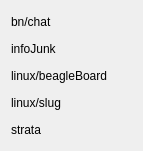
<?xml version="1.0" encoding="UTF-8"?>
<ui version="4.0">
 <class>MailFilterStatus</class>
 <widget class="QWidget" name="MailFilterStatus">
  <property name="geometry">
   <rect>
    <x>0</x>
    <y>0</y>
    <width>139</width>
    <height>147</height>
   </rect>
  </property>
  <property name="windowTitle">
   <string>MailFilterStatus</string>
  </property>
  <layout class="QVBoxLayout" name="verticalLayout">
   <item>
    <widget class="QLabel" name="bnChat">
     <property name="minimumSize">
      <size>
       <width>121</width>
       <height>21</height>
      </size>
     </property>
     <property name="maximumSize">
      <size>
       <width>121</width>
       <height>21</height>
      </size>
     </property>
     <property name="text">
      <string>bn/chat</string>
     </property>
    </widget>
   </item>
   <item>
    <widget class="QLabel" name="infoJunk">
     <property name="minimumSize">
      <size>
       <width>121</width>
       <height>21</height>
      </size>
     </property>
     <property name="maximumSize">
      <size>
       <width>121</width>
       <height>21</height>
      </size>
     </property>
     <property name="text">
      <string>infoJunk</string>
     </property>
    </widget>
   </item>
   <item>
    <widget class="QLabel" name="linuxBeagleBoard">
     <property name="minimumSize">
      <size>
       <width>121</width>
       <height>21</height>
      </size>
     </property>
     <property name="maximumSize">
      <size>
       <width>121</width>
       <height>21</height>
      </size>
     </property>
     <property name="text">
      <string>linux/beagleBoard</string>
     </property>
    </widget>
   </item>
   <item>
    <widget class="QLabel" name="linuxSlug">
     <property name="minimumSize">
      <size>
       <width>121</width>
       <height>21</height>
      </size>
     </property>
     <property name="maximumSize">
      <size>
       <width>121</width>
       <height>21</height>
      </size>
     </property>
     <property name="text">
      <string>linux/slug</string>
     </property>
    </widget>
   </item>
   <item>
    <widget class="QLabel" name="strata">
     <property name="minimumSize">
      <size>
       <width>121</width>
       <height>21</height>
      </size>
     </property>
     <property name="maximumSize">
      <size>
       <width>121</width>
       <height>21</height>
      </size>
     </property>
     <property name="text">
      <string>strata</string>
     </property>
    </widget>
   </item>
  </layout>
 </widget>
 <layoutdefault spacing="6" margin="11"/>
 <resources/>
 <connections/>
</ui>
